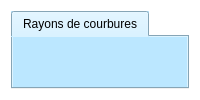
      <widget class="QWidget" name="page_2">
       <property name="palette">
        <palette>
         <active>
          <colorrole role="Button">
           <brush brushstyle="SolidPattern">
            <color alpha="255">
             <red>255</red>
             <green>255</green>
             <blue>255</blue>
            </color>
           </brush>
          </colorrole>
          <colorrole role="Base">
           <brush brushstyle="SolidPattern">
            <color alpha="255">
             <red>255</red>
             <green>255</green>
             <blue>255</blue>
            </color>
           </brush>
          </colorrole>
          <colorrole role="Window">
           <brush brushstyle="SolidPattern">
            <color alpha="255">
             <red>255</red>
             <green>255</green>
             <blue>255</blue>
            </color>
           </brush>
          </colorrole>
         </active>
         <inactive>
          <colorrole role="Button">
           <brush brushstyle="SolidPattern">
            <color alpha="255">
             <red>255</red>
             <green>255</green>
             <blue>255</blue>
            </color>
           </brush>
          </colorrole>
          <colorrole role="Base">
           <brush brushstyle="SolidPattern">
            <color alpha="255">
             <red>255</red>
             <green>255</green>
             <blue>255</blue>
            </color>
           </brush>
          </colorrole>
          <colorrole role="Window">
           <brush brushstyle="SolidPattern">
            <color alpha="255">
             <red>255</red>
             <green>255</green>
             <blue>255</blue>
            </color>
           </brush>
          </colorrole>
         </inactive>
         <disabled>
          <colorrole role="Button">
           <brush brushstyle="SolidPattern">
            <color alpha="255">
             <red>255</red>
             <green>255</green>
             <blue>255</blue>
            </color>
           </brush>
          </colorrole>
          <colorrole role="Base">
           <brush brushstyle="SolidPattern">
            <color alpha="255">
             <red>255</red>
             <green>255</green>
             <blue>255</blue>
            </color>
           </brush>
          </colorrole>
          <colorrole role="Window">
           <brush brushstyle="SolidPattern">
            <color alpha="255">
             <red>255</red>
             <green>255</green>
             <blue>255</blue>
            </color>
           </brush>
          </colorrole>
         </disabled>
        </palette>
       </property>
       <layout class="QGridLayout" name="gridLayout_5">
        <item row="0" column="0">
         <widget class="QTabWidget" name="tabWidget_2">
          <property name="cursor">
           <cursorShape>ArrowCursor</cursorShape>
          </property>
          <property name="styleSheet">
           <string notr="true">background-color: rgb(187, 231, 255);</string>
          </property>
          <property name="tabPosition">
           <enum>QTabWidget::North</enum>
          </property>
          <property name="tabShape">
           <enum>QTabWidget::Rounded</enum>
          </property>
          <property name="currentIndex">
           <number>0</number>
          </property>
          <widget class="QWidget" name="tab_2_1">
           <attribute name="title">
            <string>Rayons de courbures</string>
           </attribute>
           <widget class="QPushButton" name="PB_hp3">
            <property name="geometry">
             <rect>
              <x>660</x>
              <y>460</y>
              <width>101</width>
              <height>61</height>
             </rect>
            </property>
            <property name="font">
             <font>
              <weight>75</weight>
              <bold>true</bold>
             </font>
            </property>
            <property name="styleSheet">
             <string notr="true">background-color:rgb(85, 255, 0)</string>
            </property>
            <property name="text">
             <string/>
            </property>
            <property name="icon">
             <iconset>
              <normaloff>pictures/78-781325_next-button-clipart-panah-purple-next-button-png.png</normaloff>pictures/78-781325_next-button-clipart-panah-purple-next-button-png.png</iconset>
            </property>
            <property name="iconSize">
             <size>
              <width>50</width>
              <height>50</height>
             </size>
            </property>
           </widget>
           <widget class="QLabel" name="label_7">
            <property name="geometry">
             <rect>
              <x>20</x>
              <y>320</y>
              <width>251</width>
              <height>21</height>
             </rect>
            </property>
            <property name="palette">
             <palette>
              <active>
               <colorrole role="Button">
                <brush brushstyle="SolidPattern">
                 <color alpha="255">
                  <red>187</red>
                  <green>231</green>
                  <blue>255</blue>
                 </color>
                </brush>
               </colorrole>
               <colorrole role="Base">
                <brush brushstyle="SolidPattern">
                 <color alpha="255">
                  <red>187</red>
                  <green>231</green>
                  <blue>255</blue>
                 </color>
                </brush>
               </colorrole>
               <colorrole role="Window">
                <brush brushstyle="SolidPattern">
                 <color alpha="255">
                  <red>187</red>
                  <green>231</green>
                  <blue>255</blue>
                 </color>
                </brush>
               </colorrole>
              </active>
              <inactive>
               <colorrole role="Button">
                <brush brushstyle="SolidPattern">
                 <color alpha="255">
                  <red>187</red>
                  <green>231</green>
                  <blue>255</blue>
                 </color>
                </brush>
               </colorrole>
               <colorrole role="Base">
                <brush brushstyle="SolidPattern">
                 <color alpha="255">
                  <red>187</red>
                  <green>231</green>
                  <blue>255</blue>
                 </color>
                </brush>
               </colorrole>
               <colorrole role="Window">
                <brush brushstyle="SolidPattern">
                 <color alpha="255">
                  <red>187</red>
                  <green>231</green>
                  <blue>255</blue>
                 </color>
                </brush>
               </colorrole>
              </inactive>
              <disabled>
               <colorrole role="Button">
                <brush brushstyle="SolidPattern">
                 <color alpha="255">
                  <red>187</red>
                  <green>231</green>
                  <blue>255</blue>
                 </color>
                </brush>
               </colorrole>
               <colorrole role="Base">
                <brush brushstyle="SolidPattern">
                 <color alpha="255">
                  <red>187</red>
                  <green>231</green>
                  <blue>255</blue>
                 </color>
                </brush>
               </colorrole>
               <colorrole role="Window">
                <brush brushstyle="SolidPattern">
                 <color alpha="255">
                  <red>187</red>
                  <green>231</green>
                  <blue>255</blue>
                 </color>
                </brush>
               </colorrole>
              </disabled>
             </palette>
            </property>
            <property name="font">
             <font>
              <family>Calibri</family>
              <pointsize>12</pointsize>
              <weight>75</weight>
              <bold>true</bold>
             </font>
            </property>
            <property name="autoFillBackground">
             <bool>false</bool>
            </property>
            <property name="text">
             <string>Rayon de courbure de méridien M :</string>
            </property>
           </widget>
           <widget class="QLabel" name="label_13">
            <property name="geometry">
             <rect>
              <x>20</x>
              <y>360</y>
              <width>291</width>
              <height>21</height>
             </rect>
            </property>
            <property name="palette">
             <palette>
              <active>
               <colorrole role="Button">
                <brush brushstyle="SolidPattern">
                 <color alpha="255">
                  <red>187</red>
                  <green>231</green>
                  <blue>255</blue>
                 </color>
                </brush>
               </colorrole>
               <colorrole role="Base">
                <brush brushstyle="SolidPattern">
                 <color alpha="255">
                  <red>187</red>
                  <green>231</green>
                  <blue>255</blue>
                 </color>
                </brush>
               </colorrole>
               <colorrole role="Window">
                <brush brushstyle="SolidPattern">
                 <color alpha="255">
                  <red>187</red>
                  <green>231</green>
                  <blue>255</blue>
                 </color>
                </brush>
               </colorrole>
              </active>
              <inactive>
               <colorrole role="Button">
                <brush brushstyle="SolidPattern">
                 <color alpha="255">
                  <red>187</red>
                  <green>231</green>
                  <blue>255</blue>
                 </color>
                </brush>
               </colorrole>
               <colorrole role="Base">
                <brush brushstyle="SolidPattern">
                 <color alpha="255">
                  <red>187</red>
                  <green>231</green>
                  <blue>255</blue>
                 </color>
                </brush>
               </colorrole>
               <colorrole role="Window">
                <brush brushstyle="SolidPattern">
                 <color alpha="255">
                  <red>187</red>
                  <green>231</green>
                  <blue>255</blue>
                 </color>
                </brush>
               </colorrole>
              </inactive>
              <disabled>
               <colorrole role="Button">
                <brush brushstyle="SolidPattern">
                 <color alpha="255">
                  <red>187</red>
                  <green>231</green>
                  <blue>255</blue>
                 </color>
                </brush>
               </colorrole>
               <colorrole role="Base">
                <brush brushstyle="SolidPattern">
                 <color alpha="255">
                  <red>187</red>
                  <green>231</green>
                  <blue>255</blue>
                 </color>
                </brush>
               </colorrole>
               <colorrole role="Window">
                <brush brushstyle="SolidPattern">
                 <color alpha="255">
                  <red>187</red>
                  <green>231</green>
                  <blue>255</blue>
                 </color>
                </brush>
               </colorrole>
              </disabled>
             </palette>
            </property>
            <property name="font">
             <font>
              <family>Calibri</family>
              <pointsize>12</pointsize>
              <weight>75</weight>
              <bold>true</bold>
             </font>
            </property>
            <property name="text">
             <string>Rayon de courbure de premier vertical N :</string>
            </property>
           </widget>
           <widget class="QLabel" name="label_27">
            <property name="geometry">
             <rect>
              <x>20</x>
              <y>420</y>
              <width>451</width>
              <height>16</height>
             </rect>
            </property>
            <property name="palette">
             <palette>
              <active>
               <colorrole role="Button">
                <brush brushstyle="SolidPattern">
                 <color alpha="255">
                  <red>187</red>
                  <green>231</green>
                  <blue>255</blue>
                 </color>
                </brush>
               </colorrole>
               <colorrole role="Base">
                <brush brushstyle="SolidPattern">
                 <color alpha="255">
                  <red>187</red>
                  <green>231</green>
                  <blue>255</blue>
                 </color>
                </brush>
               </colorrole>
               <colorrole role="Window">
                <brush brushstyle="SolidPattern">
                 <color alpha="255">
                  <red>187</red>
                  <green>231</green>
                  <blue>255</blue>
                 </color>
                </brush>
               </colorrole>
              </active>
              <inactive>
               <colorrole role="Button">
                <brush brushstyle="SolidPattern">
                 <color alpha="255">
                  <red>187</red>
                  <green>231</green>
                  <blue>255</blue>
                 </color>
                </brush>
               </colorrole>
               <colorrole role="Base">
                <brush brushstyle="SolidPattern">
                 <color alpha="255">
                  <red>187</red>
                  <green>231</green>
                  <blue>255</blue>
                 </color>
                </brush>
               </colorrole>
               <colorrole role="Window">
                <brush brushstyle="SolidPattern">
                 <color alpha="255">
                  <red>187</red>
                  <green>231</green>
                  <blue>255</blue>
                 </color>
                </brush>
               </colorrole>
              </inactive>
              <disabled>
               <colorrole role="Button">
                <brush brushstyle="SolidPattern">
                 <color alpha="255">
                  <red>187</red>
                  <green>231</green>
                  <blue>255</blue>
                 </color>
                </brush>
               </colorrole>
               <colorrole role="Base">
                <brush brushstyle="SolidPattern">
                 <color alpha="255">
                  <red>187</red>
                  <green>231</green>
                  <blue>255</blue>
                 </color>
                </brush>
               </colorrole>
               <colorrole role="Window">
                <brush brushstyle="SolidPattern">
                 <color alpha="255">
                  <red>187</red>
                  <green>231</green>
                  <blue>255</blue>
                 </color>
                </brush>
               </colorrole>
              </disabled>
             </palette>
            </property>
            <property name="font">
             <font>
              <family>Calibri</family>
              <pointsize>12</pointsize>
              <weight>75</weight>
              <bold>true</bold>
             </font>
            </property>
            <property name="text">
             <string>Rayon de courbure de d'une section normale d'azimut alpha Rα :</string>
            </property>
           </widget>
           <widget class="QLineEdit" name="M_rayon">
            <property name="enabled">
             <bool>false</bool>
            </property>
            <property name="geometry">
             <rect>
              <x>270</x>
              <y>320</y>
              <width>131</width>
              <height>31</height>
             </rect>
            </property>
            <property name="font">
             <font>
              <family>Calibri</family>
              <pointsize>12</pointsize>
              <weight>50</weight>
              <italic>false</italic>
              <bold>false</bold>
             </font>
            </property>
            <property name="styleSheet">
             <string notr="true">font: 12pt &quot;Calibri&quot;;
background-color: rgb(255, 255, 255);</string>
            </property>
           </widget>
           <widget class="QLineEdit" name="N_rayon">
            <property name="enabled">
             <bool>false</bool>
            </property>
            <property name="geometry">
             <rect>
              <x>320</x>
              <y>360</y>
              <width>131</width>
              <height>31</height>
             </rect>
            </property>
            <property name="font">
             <font>
              <family>Calibri</family>
              <pointsize>12</pointsize>
              <weight>50</weight>
              <italic>false</italic>
              <bold>false</bold>
             </font>
            </property>
            <property name="styleSheet">
             <string notr="true">background-color: rgb(255, 255, 255);
font: 12pt &quot;Calibri&quot;;</string>
            </property>
           </widget>
           <widget class="QLineEdit" name="Ralpha_rayon">
            <property name="enabled">
             <bool>false</bool>
            </property>
            <property name="geometry">
             <rect>
              <x>470</x>
              <y>410</y>
              <width>131</width>
              <height>31</height>
             </rect>
            </property>
            <property name="font">
             <font>
              <family>Calibri</family>
              <pointsize>12</pointsize>
              <weight>50</weight>
              <italic>false</italic>
              <bold>false</bold>
             </font>
            </property>
            <property name="styleSheet">
             <string notr="true">background-color: rgb(255, 255, 255);
font: 12pt &quot;Calibri&quot;;</string>
            </property>
           </widget>
           <widget class="QLabel" name="label_41">
            <property name="geometry">
             <rect>
              <x>410</x>
              <y>320</y>
              <width>41</width>
              <height>20</height>
             </rect>
            </property>
            <property name="font">
             <font>
              <family>Calibri</family>
              <pointsize>12</pointsize>
              <weight>75</weight>
              <italic>true</italic>
              <bold>true</bold>
             </font>
            </property>
            <property name="text">
             <string>m</string>
            </property>
           </widget>
           <widget class="QLabel" name="label_42">
            <property name="geometry">
             <rect>
              <x>460</x>
              <y>370</y>
              <width>47</width>
              <height>13</height>
             </rect>
            </property>
            <property name="font">
             <font>
              <family>Calibri</family>
              <pointsize>12</pointsize>
              <weight>75</weight>
              <italic>true</italic>
              <bold>true</bold>
             </font>
            </property>
            <property name="text">
             <string>m</string>
            </property>
           </widget>
           <widget class="QLabel" name="label_43">
            <property name="geometry">
             <rect>
              <x>610</x>
              <y>420</y>
              <width>47</width>
              <height>13</height>
             </rect>
            </property>
            <property name="font">
             <font>
              <family>Calibri</family>
              <pointsize>12</pointsize>
              <weight>75</weight>
              <italic>true</italic>
              <bold>true</bold>
             </font>
            </property>
            <property name="text">
             <string>m</string>
            </property>
           </widget>
           <widget class="QPushButton" name="PB_rayon">
            <property name="geometry">
             <rect>
              <x>280</x>
              <y>200</y>
              <width>121</width>
              <height>31</height>
             </rect>
            </property>
            <property name="palette">
             <palette>
              <active>
               <colorrole role="Button">
                <brush brushstyle="SolidPattern">
                 <color alpha="255">
                  <red>85</red>
                  <green>255</green>
                  <blue>0</blue>
                 </color>
                </brush>
               </colorrole>
               <colorrole role="Base">
                <brush brushstyle="SolidPattern">
                 <color alpha="255">
                  <red>85</red>
                  <green>255</green>
                  <blue>0</blue>
                 </color>
                </brush>
               </colorrole>
               <colorrole role="Window">
                <brush brushstyle="SolidPattern">
                 <color alpha="255">
                  <red>85</red>
                  <green>255</green>
                  <blue>0</blue>
                 </color>
                </brush>
               </colorrole>
              </active>
              <inactive>
               <colorrole role="Button">
                <brush brushstyle="SolidPattern">
                 <color alpha="255">
                  <red>85</red>
                  <green>255</green>
                  <blue>0</blue>
                 </color>
                </brush>
               </colorrole>
               <colorrole role="Base">
                <brush brushstyle="SolidPattern">
                 <color alpha="255">
                  <red>85</red>
                  <green>255</green>
                  <blue>0</blue>
                 </color>
                </brush>
               </colorrole>
               <colorrole role="Window">
                <brush brushstyle="SolidPattern">
                 <color alpha="255">
                  <red>85</red>
                  <green>255</green>
                  <blue>0</blue>
                 </color>
                </brush>
               </colorrole>
              </inactive>
              <disabled>
               <colorrole role="Button">
                <brush brushstyle="SolidPattern">
                 <color alpha="255">
                  <red>85</red>
                  <green>255</green>
                  <blue>0</blue>
                 </color>
                </brush>
               </colorrole>
               <colorrole role="Base">
                <brush brushstyle="SolidPattern">
                 <color alpha="255">
                  <red>85</red>
                  <green>255</green>
                  <blue>0</blue>
                 </color>
                </brush>
               </colorrole>
               <colorrole role="Window">
                <brush brushstyle="SolidPattern">
                 <color alpha="255">
                  <red>85</red>
                  <green>255</green>
                  <blue>0</blue>
                 </color>
                </brush>
               </colorrole>
              </disabled>
             </palette>
            </property>
            <property name="font">
             <font>
              <family>Calibri</family>
              <pointsize>12</pointsize>
              <weight>75</weight>
              <bold>true</bold>
             </font>
            </property>
            <property name="styleSheet">
             <string notr="true">background-color: rgb(85, 255, 0);</string>
            </property>
            <property name="text">
             <string>Résultats</string>
            </property>
            <property name="icon">
             <iconset>
              <normaloff>Imagenator200-175.png</normaloff>Imagenator200-175.png</iconset>
            </property>
           </widget>
           <widget class="QLineEdit" name="cond4">
            <property name="geometry">
             <rect>
              <x>220</x>
              <y>150</y>
              <width>221</width>
              <height>21</height>
             </rect>
            </property>
            <property name="palette">
             <palette>
              <active>
               <colorrole role="WindowText">
                <brush brushstyle="SolidPattern">
                 <color alpha="255">
                  <red>255</red>
                  <green>0</green>
                  <blue>0</blue>
                 </color>
                </brush>
               </colorrole>
               <colorrole role="Button">
                <brush brushstyle="SolidPattern">
                 <color alpha="255">
                  <red>187</red>
                  <green>231</green>
                  <blue>255</blue>
                 </color>
                </brush>
               </colorrole>
               <colorrole role="Base">
                <brush brushstyle="SolidPattern">
                 <color alpha="255">
                  <red>187</red>
                  <green>231</green>
                  <blue>255</blue>
                 </color>
                </brush>
               </colorrole>
               <colorrole role="Window">
                <brush brushstyle="SolidPattern">
                 <color alpha="255">
                  <red>187</red>
                  <green>231</green>
                  <blue>255</blue>
                 </color>
                </brush>
               </colorrole>
              </active>
              <inactive>
               <colorrole role="WindowText">
                <brush brushstyle="SolidPattern">
                 <color alpha="255">
                  <red>255</red>
                  <green>0</green>
                  <blue>0</blue>
                 </color>
                </brush>
               </colorrole>
               <colorrole role="Button">
                <brush brushstyle="SolidPattern">
                 <color alpha="255">
                  <red>187</red>
                  <green>231</green>
                  <blue>255</blue>
                 </color>
                </brush>
               </colorrole>
               <colorrole role="Base">
                <brush brushstyle="SolidPattern">
                 <color alpha="255">
                  <red>187</red>
                  <green>231</green>
                  <blue>255</blue>
                 </color>
                </brush>
               </colorrole>
               <colorrole role="Window">
                <brush brushstyle="SolidPattern">
                 <color alpha="255">
                  <red>187</red>
                  <green>231</green>
                  <blue>255</blue>
                 </color>
                </brush>
               </colorrole>
              </inactive>
              <disabled>
               <colorrole role="WindowText">
                <brush brushstyle="SolidPattern">
                 <color alpha="255">
                  <red>120</red>
                  <green>120</green>
                  <blue>120</blue>
                 </color>
                </brush>
               </colorrole>
               <colorrole role="Button">
                <brush brushstyle="SolidPattern">
                 <color alpha="255">
                  <red>187</red>
                  <green>231</green>
                  <blue>255</blue>
                 </color>
                </brush>
               </colorrole>
               <colorrole role="Base">
                <brush brushstyle="SolidPattern">
                 <color alpha="255">
                  <red>187</red>
                  <green>231</green>
                  <blue>255</blue>
                 </color>
                </brush>
               </colorrole>
               <colorrole role="Window">
                <brush brushstyle="SolidPattern">
                 <color alpha="255">
                  <red>187</red>
                  <green>231</green>
                  <blue>255</blue>
                 </color>
                </brush>
               </colorrole>
              </disabled>
             </palette>
            </property>
            <property name="styleSheet">
             <string notr="true">border-color: rgb(255, 255, 255);</string>
            </property>
           </widget>
           <widget class="QWidget" name="layoutWidget">
            <property name="geometry">
             <rect>
              <x>20</x>
              <y>70</y>
              <width>628</width>
              <height>61</height>
             </rect>
            </property>
            <layout class="QHBoxLayout" name="horizontalLayout_4">
             <item>
              <layout class="QVBoxLayout" name="verticalLayout_21">
               <item>
                <widget class="QLabel" name="label_28">
                 <property name="font">
                  <font>
                   <family>Calibri</family>
                   <pointsize>12</pointsize>
                   <weight>75</weight>
                   <italic>true</italic>
                   <bold>true</bold>
                  </font>
                 </property>
                 <property name="text">
                  <string>&lt;html&gt;&lt;head/&gt;&lt;body&gt;&lt;p align=&quot;center&quot;&gt;&lt;span style=&quot; font-size:14pt;&quot;&gt;a (m)&lt;/span&gt;&lt;/p&gt;&lt;/body&gt;&lt;/html&gt;</string>
                 </property>
                </widget>
               </item>
               <item>
                <widget class="QLineEdit" name="a_rayon">
                 <property name="font">
                  <font>
                   <family>Calibri</family>
                   <pointsize>12</pointsize>
                   <weight>50</weight>
                   <italic>false</italic>
                   <bold>false</bold>
                  </font>
                 </property>
                 <property name="styleSheet">
                  <string notr="true">background-color: rgb(255, 255, 255);
font: 12pt &quot;Calibri&quot;;</string>
                 </property>
                </widget>
               </item>
              </layout>
             </item>
             <item>
              <layout class="QVBoxLayout" name="verticalLayout_20">
               <item>
                <widget class="QLabel" name="label_34">
                 <property name="font">
                  <font>
                   <family>Calibri</family>
                   <pointsize>12</pointsize>
                   <weight>75</weight>
                   <italic>true</italic>
                   <bold>true</bold>
                  </font>
                 </property>
                 <property name="text">
                  <string>&lt;html&gt;&lt;head/&gt;&lt;body&gt;&lt;p align=&quot;center&quot;&gt;&lt;span style=&quot; font-size:16pt;&quot;&gt;inverse f (m&lt;/span&gt;&lt;span style=&quot; font-size:16pt; vertical-align:super;&quot;&gt;-1&lt;/span&gt;&lt;span style=&quot; font-size:16pt;&quot;&gt;)&lt;/span&gt;&lt;/p&gt;&lt;/body&gt;&lt;/html&gt;</string>
                 </property>
                </widget>
               </item>
               <item>
                <widget class="QLineEdit" name="invf_rayon">
                 <property name="font">
                  <font>
                   <family>Calibri</family>
                   <pointsize>12</pointsize>
                   <weight>50</weight>
                   <italic>false</italic>
                   <bold>false</bold>
                  </font>
                 </property>
                 <property name="styleSheet">
                  <string notr="true">background-color: rgb(255, 255, 255);
font: 12pt &quot;Calibri&quot;;</string>
                 </property>
                </widget>
               </item>
              </layout>
             </item>
             <item>
              <layout class="QVBoxLayout" name="verticalLayout_22">
               <item>
                <widget class="QLabel" name="label_38">
                 <property name="font">
                  <font>
                   <family>Calibri</family>
                   <pointsize>12</pointsize>
                   <weight>75</weight>
                   <italic>true</italic>
                   <bold>true</bold>
                  </font>
                 </property>
                 <property name="text">
                  <string>&lt;html&gt;&lt;head/&gt;&lt;body&gt;&lt;p align=&quot;center&quot;&gt;&lt;span style=&quot; font-size:14pt;&quot;&gt;φ ° &lt;/span&gt;&lt;/p&gt;&lt;/body&gt;&lt;/html&gt;</string>
                 </property>
                </widget>
               </item>
               <item>
                <widget class="QLineEdit" name="phi_rayon">
                 <property name="font">
                  <font>
                   <family>Calibri</family>
                   <pointsize>12</pointsize>
                   <weight>50</weight>
                   <italic>false</italic>
                   <bold>false</bold>
                  </font>
                 </property>
                 <property name="styleSheet">
                  <string notr="true">background-color: rgb(255, 255, 255);
font: 12pt &quot;Calibri&quot;;</string>
                 </property>
                </widget>
               </item>
              </layout>
             </item>
             <item>
              <layout class="QVBoxLayout" name="verticalLayout_23">
               <item>
                <widget class="QLabel" name="label_40">
                 <property name="font">
                  <font>
                   <family>Calibri</family>
                   <pointsize>12</pointsize>
                   <weight>75</weight>
                   <italic>true</italic>
                   <bold>true</bold>
                  </font>
                 </property>
                 <property name="text">
                  <string>&lt;html&gt;&lt;head/&gt;&lt;body&gt;&lt;p align=&quot;center&quot;&gt;&lt;span style=&quot; font-size:14pt;&quot;&gt;α ° &lt;/span&gt;&lt;/p&gt;&lt;/body&gt;&lt;/html&gt;</string>
                 </property>
                </widget>
               </item>
               <item>
                <widget class="QLineEdit" name="alpha_rayon">
                 <property name="font">
                  <font>
                   <family>Calibri</family>
                   <pointsize>12</pointsize>
                   <weight>50</weight>
                   <italic>false</italic>
                   <bold>false</bold>
                  </font>
                 </property>
                 <property name="styleSheet">
                  <string notr="true">background-color: rgb(255, 255, 255);
font: 12pt &quot;Calibri&quot;;</string>
                 </property>
                </widget>
               </item>
              </layout>
             </item>
            </layout>
           </widget>
          </widget>
         </widget>
        </item>
       </layout>
      </widget>
